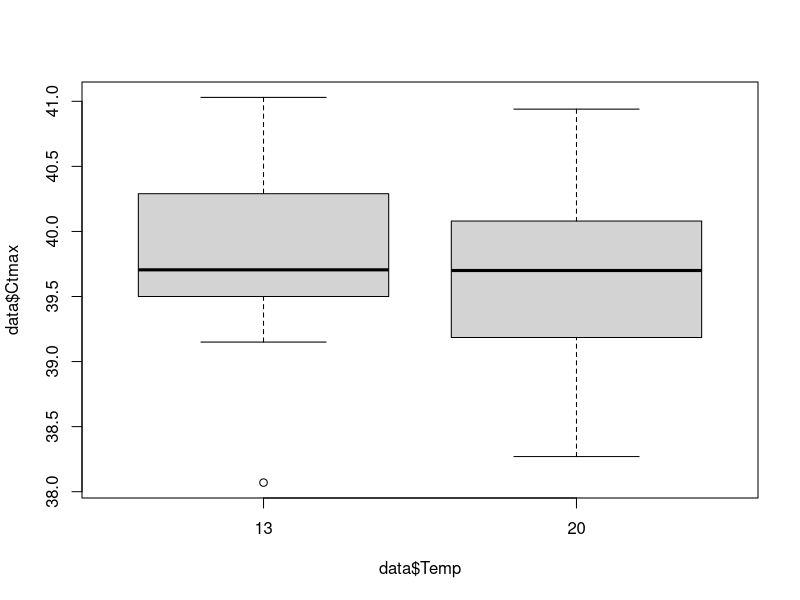
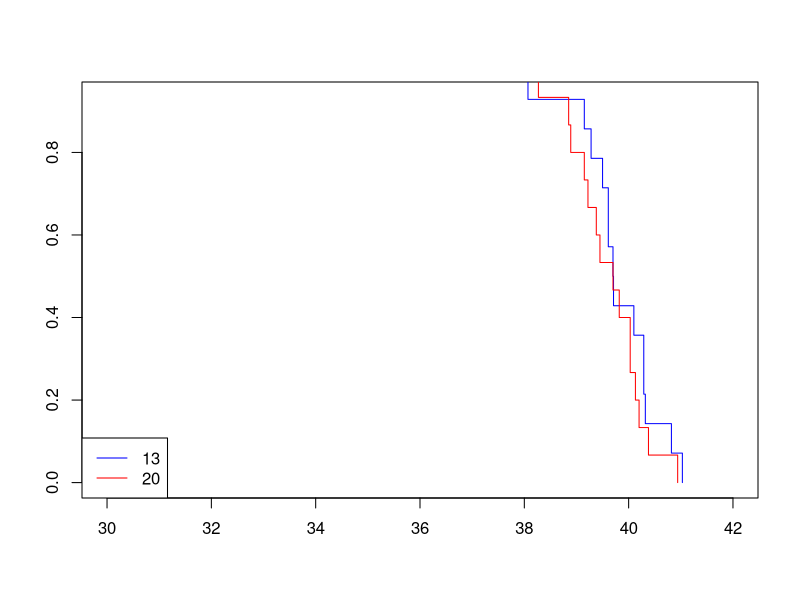
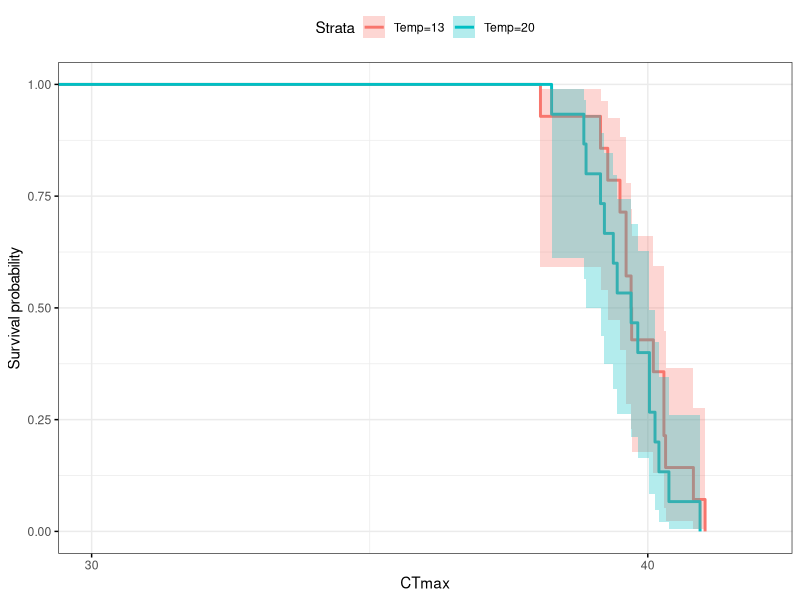

Recreate these plots in R, in order.
## ---- chunk 1
knitr::opts_chunk$set(echo = TRUE)
library(survival) 
library(here)
library(survminer)
## ---- chunk 2
here()
data <- read.table(here('data','Ramp_9days.csv'), header = TRUE, sep = ";", dec = ",")
head(data)
data <- data[complete.cases(data),]
## ---- chunk 3
colnames(data)<-c('ID',"Code","Ctmax","Temp")
head(data)
## ---- chunk 4
boxplot(data$Ctmax ~ data$Temp)
## ---- chunk 5
data$status <- rep(1,29)
data$Survobj <- with(data,Surv(data$Ctmax, event = data$status))
km <- survfit(Survobj ~ Temp, data = data,conf.type = "log-log")
plot(km, col = c("blue","red"), xlim = c(30,42) ) 
legend("bottomleft",legend = c("13","20" ), col = c("blue","red"), lwd=1)
## ---- chunk 6
survdiff(Survobj ~Temp, data = data, rho = 0) 
survdiff(Survobj ~Temp, data = data, rho = 1) 
## ---- chunk 7
ggsurvplot(km,data = data, conf.int = TRUE, ggtheme = theme_bw(),
           xlim = c(30,42), xlab = "CTmax")
